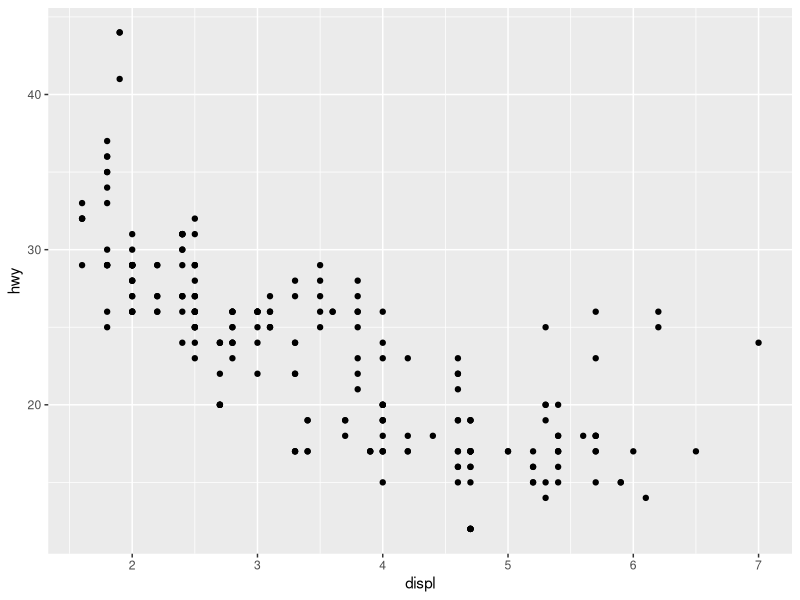
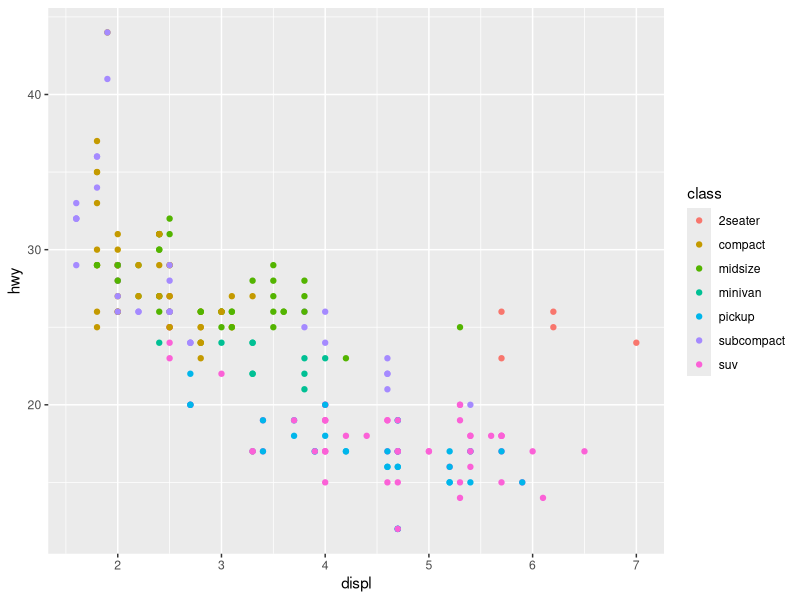
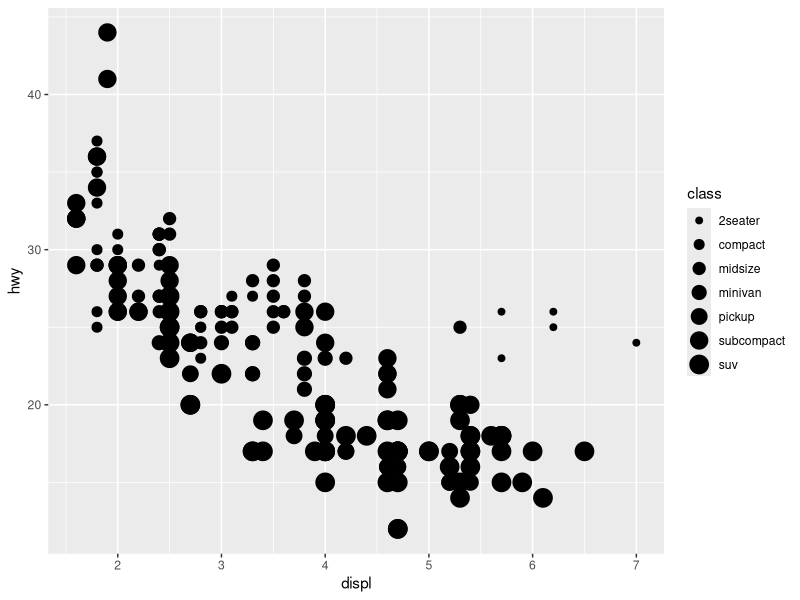
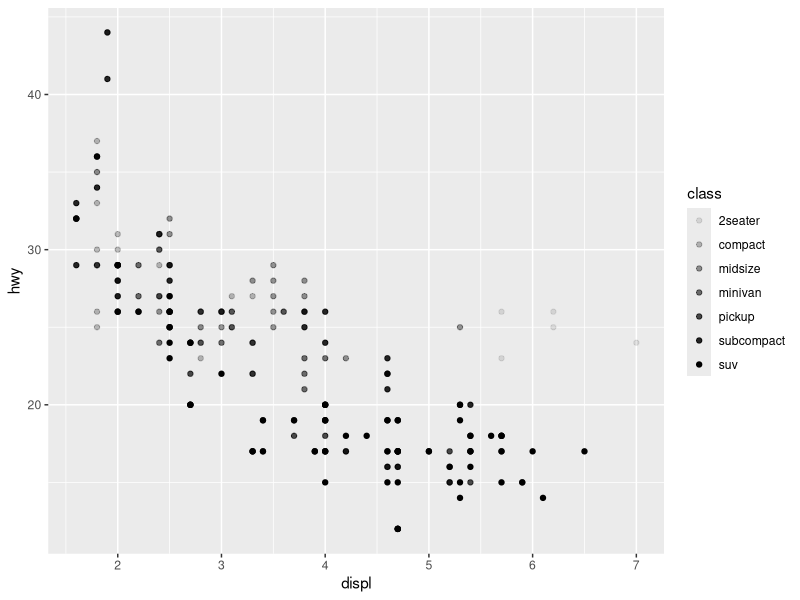
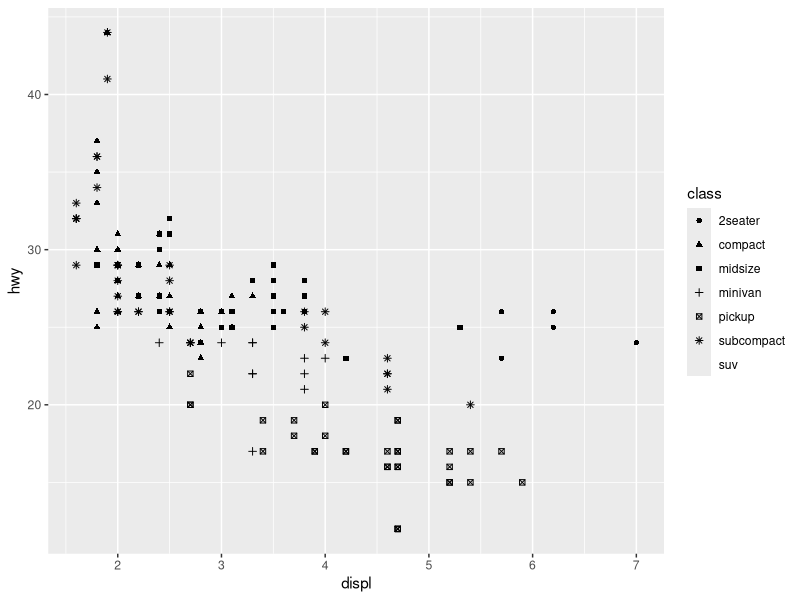
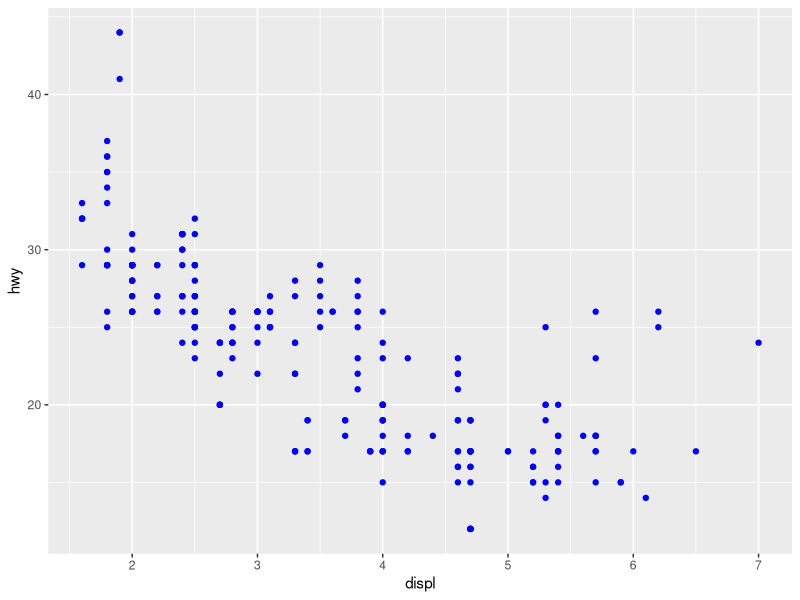
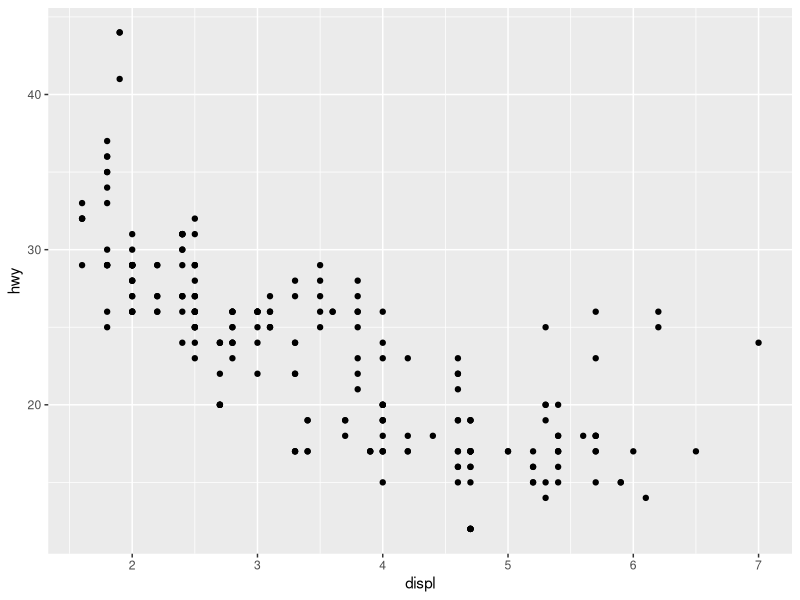
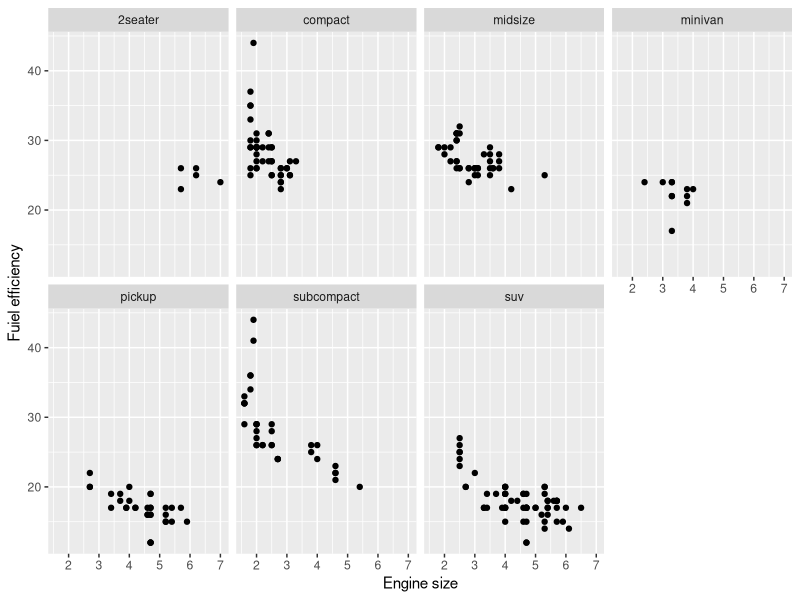

Write the R code that produced these figures, in order.
## ---- chunk 1
library(dplyr)
library(ggplot2)
library(tidyverse)
## ---- chunk 2
# Assign variable values
site_name <- "Heron_Island"
transect_depth_m <- 12.5
bleaching_present <- TRUE
## ---- chunk 3
# Check using function class()
class(site_name)
class(transect_depth_m)
class(bleaching_present)
## ---- chunk 4
# Check using function str()
str(site_name)
str(transect_depth_m)
str(bleaching_present)
## ---- chunk 5
# Tracking the age of an old-growth Porites coral colony
years_old <- 25.765
## ---- chunk 6
# Clean this up for our summary report
round(years_old, 2)
## ---- chunk 7
# Make variables
years_old <- 25.765
rounded_age <- round(years_old, 2)

# Combine text and data variables
paste("Average colony age is", rounded_age, "years old")
## ---- chunk 8
rounded_age <- round(years_old, 1)

# Combine text and data variables
paste("Average colony age is", rounded_age, "years old")
## ---- chunk 9
fish_lengths <- c(124, 152, 98, 221, 146)
coral_spp <- c("Porites", "Acropora", "Montastrea")
## ---- chunk 10
notes <- c("Acropora", 27.5, TRUE)
## ---- chunk 11
notes <- list("Acropora", 27.5, TRUE)
notes
## ---- chunk 12
notes[[1]]
## ---- chunk 13
my_dataframe <- data.frame(no=c(1,2,3),c("Plectropomus","Scarus","Pomacentrus"),c(TRUE,FALSE,TRUE))
my_dataframe
str (my_dataframe)
## ---- chunk 14
my_dataframe$no = as.factor(my_dataframe$no)
str (my_dataframe)
## ---- chunk 15
mpg
## ---- chunk 16
ggplot(data = mpg) + 
  geom_point(mapping = aes(x = displ, y = hwy))
## ---- chunk 17
ggplot(data = mpg) + 
  geom_point(mapping = aes(x = displ, y = hwy, colour = class))
## ---- chunk 18
ggplot(data = mpg) + 
  geom_point(mapping = aes(x = displ, y = hwy, size = class))#using size,sizes up the geom_points
#> Warning: Using size for a discrete variable is not advised. 
## ---- chunk 19
ggplot(data = mpg) + 
  geom_point(mapping = aes(x = displ, y = hwy, alpha = class)) #alpha creates grey scale of the geom_points
## ---- chunk 20
ggplot(data = mpg) + 
  geom_point(mapping = aes(x = displ, y = hwy, shape = class))
## ---- chunk 21
ggplot(data = mpg) + 
  geom_point(mapping = aes(x = displ, y = hwy), color = "blue")
## ---- chunk 22
ggplot(data = mpg)+
  geom_point(mapping = aes(x = displ, y = hwy)) 
# the + should be on top line
#it was at the beginning of the second line
## ---- chunk 23
ggplot(data = mpg)+
  geom_point(mapping = aes(x=displ,y=hwy))+
  facet_wrap(~class,nrow=2)+
  labs(x="Engine size",y="Fuiel efficiency")

#Engine size = displ
#Fuiel efficiency = hwy
## ---- chunk 24
ggplot(data=mpg)+
  geom_point(mapping = aes(x=displ,y=hwy))+
  facet_wrap(drv~cyl)+
  labs(x="Engine size",y="Fuiel efficiency")
## ---- chunk 25
ggplot(data=mpg)+
  geom_point(mapping = aes(x=displ,y=hwy))+
  facet_wrap(.~cyl)+
  labs(x="Engine size",y="Fuiel efficiency")
# it orgaices by amount of cylynders and not by both cyl and drv
## ---- chunk 26
ggplot(data = mpg)+
  geom_point(mapping = aes(x=displ,y=hwy))
## ---- chunk 27
ggplot(data = mpg)+
#  geom_point(mapping = aes(x = displ, y = hwy)) # points horrible 
  geom_smooth(mapping = aes(x=displ,y=hwy))# try smooth line
## ---- chunk 28
ggplot(data = mpg)+
  geom_smooth(mapping = aes(x=displ,y=hwy, linetype = drv))
## ---- chunk 29
ggplot(data = mpg)+
  geom_smooth(mapping = aes(x=displ,y=hwy,group = drv))
## ---- chunk 30
ggplot(data = mpg)+
  geom_smooth(mapping = aes(x=displ,y=hwy,colour= drv),
              show.legend = FALSE)
## ---- chunk 31
ggplot(data = mpg)+
  geom_point(mapping = aes(x=displ,y=hwy))+
  geom_smooth(mapping = aes(x=displ,y=hwy))
## ---- chunk 32
ggplot(data = mpg, mapping = aes(x=displ,y=hwy))+
  geom_point()+
  geom_smooth()
## ---- chunk 33
ggplot(data = mpg, mapping = aes(x=displ,y=hwy))+
  geom_point(mapping = aes(colour = class))+
  geom_smooth()
## ---- chunk 34
ggplot(data = mpg, mapping = aes(x=displ,y=hwy))+
  geom_point(mapping = aes(colour = class))+
  geom_smooth(data = filter(mpg,class=="subcompact"),se=FALSE)
## ---- chunk 35
ggplot(data = mpg, mapping = aes(x = displ, y = hwy)) + 
  geom_point() + 
  geom_smooth()

ggplot() + 
  geom_point(data = mpg, mapping = aes(x = displ, y = hwy)) + 
  geom_smooth(data = mpg, mapping = aes(x = displ, y = hwy))
## ---- chunk 36
ggplot(data = diamonds)+
  geom_bar(mapping = aes(x=cut))
## ---- chunk 37
ggplot(data = diamonds)+
  stat_count(mapping = aes(x=cut))
## ---- chunk 38
demo <- tribble(
  ~cut,            ~freq,
  "Fair",           1610,
  "Good",           4906,
  "Verry Good",     12082,
  "Premium",        13791,
  "Ideal",          21551
)
demo
#what is the problem with this?
## ---- chunk 39
demo <- tribble(
  ~cut,         ~freq,
  "Fair",       1610,
  "Good",       4906,
  "Very Good",  12082,
  "Premium",    13791,
  "Ideal",      21551
)
demo

ggplot(data = demo) +
  geom_bar(mapping = aes(x = cut, y = freq), stat = "identity")

## ---- chunk 40
ggplot(data = diamonds)+
  geom_bar(mapping = aes(x=cut,y=stat(prop),group = 1))
#> Warning: `stat(prop)` was deprecated in ggplot2 3.4.0.
## ---- chunk 41
ggplot(data = diamonds)+
  stat_summary(
    mapping = aes(x=cut,y=depth),
    fun.min = min,
    fun.max = max,
    fun=median
  )
## ---- chunk 42
ggplot(data = diamonds)+
  geom_bar(mapping = aes(x=cut,colour = cut))
ggplot(data = diamonds)+
  geom_bar(mapping = aes(x=cut,fill=cut))
## ---- chunk 43
ggplot(data = diamonds)+
  geom_bar(mapping = aes(x=cut,fill = clarity))
## ---- chunk 44
#to alter transparency (alpha)
ggplot(data = diamonds, mapping = aes(x=cut,fill = clarity))+
  geom_bar(alpha=1/5,position = "identity")

#to color the bar outlines with no fill colour
ggplot(data = diamonds,mapping = aes(x=cut,colour = clarity))+
  geom_bar(fill=NA,position = "identity")
## ---- chunk 45
ggplot(data = diamonds)+
  geom_bar(mapping = aes(x=cut,fill = clarity),position = "fill")
## ---- chunk 46
ggplot(data = diamonds)+
  geom_bar(mapping = aes(x=cut,fill = clarity),position = "dodge")
## ---- chunk 47
ggplot(data = mpg)+
  geom_point(mapping = aes(x=displ,y=hwy),position = "jitter")
## ---- chunk 48
#load tidyverse and palmerpenguins packages
library(tidyverse)
library(palmerpenguins)
## ---- chunk 49
#create a ggplot scatter plot using the penguins dataset 
#plot bill_length_mm on the x-axis and bill_depth_mm on the y-axis
#color points by species and geom_point with size 3
# add a minimal theme and clean lables
ggplot(data = penguins, mapping = aes(x = bill_length_mm, y = bill_depth_mm, color = species)) +
  geom_point(size = 3) +
  theme_minimal() +
  labs(title = "Bill Length vs Bill Depth in Penguins",
       x = "Bill Length (mm)",
       y = "Bill Depth (mm)",
       color = "Species")
## ---- chunk 50
#create a ggplot boxplot comparing flipper_length_mm across species from the pneguins dataset
#Facet the plot by island 
#Usea use only pastel colors
#Drop the names on the x axis and add a minimal theme

ggplot(data = penguins, mapping = aes(x = species, y = flipper_length_mm, fill = species)) +
  geom_boxplot() +
  facet_wrap(~ island) +
  scale_fill_brewer(palette = "Pastel1") +
  theme_minimal() +
  theme(axis.text.x = element_blank()) +
  labs(title = "Flipper Length Distribution by Species and Island",
       x = "Species",
       y = "Flipper Length (mm)",
       fill = "Species")
